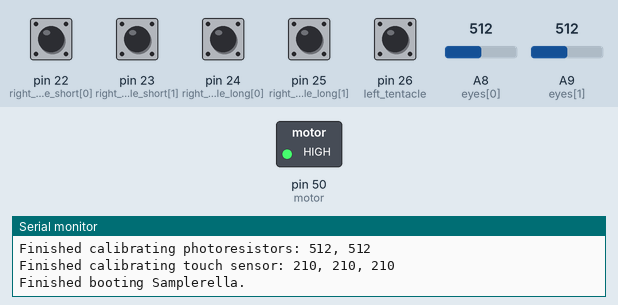
The sketch below on a simulated Arduino Mega 2560, built with avr-gcc and run on an emulated ATmega2560. Shown: switched loads named in the sketch (green lamp = pin HIGH), the last lines printed to the serial monitor. Inputs (shaded band) come from the test bench; at power-on: pin 22 (right_tentacle_short[0]), pin 23 (right_tentacle_short[1]), pin 24 (right_tentacle_long[0]), pin 25 (right_tentacle_long[1]) HIGH, pin 26 (left_tentacle) LOW, A8 (eyes[0]) = 512, A9 (eyes[1]) = 512.

Above: at 2.2 s.
2.3 s: pin 22 (right_tentacle_short[0]) pulled LOW for 1 s
At 2.4 s:
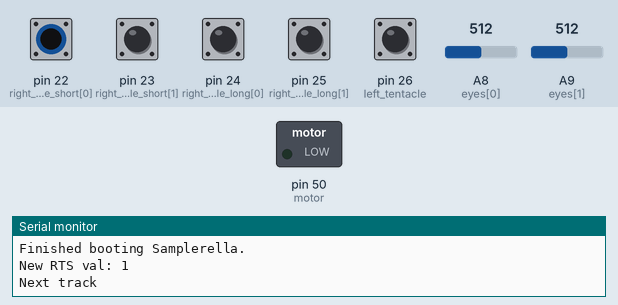
4.9 s: pin 26 (left_tentacle) pulled HIGH for 0.15 s
At 7.5 s:
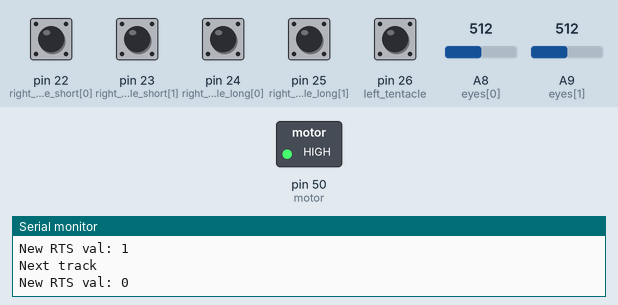
9.7 s: pin 24 (right_tentacle_long[0]) pulled LOW for 0.15 s
At 9.98 s:
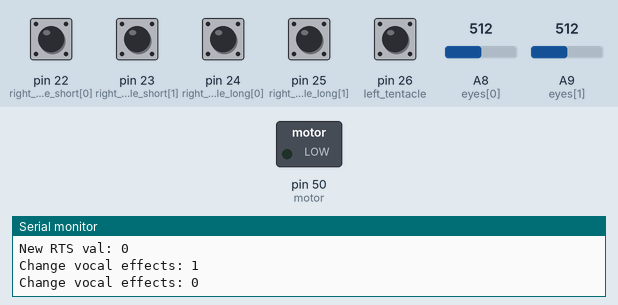
11.6 s: pin 26 (left_tentacle) pulled HIGH for 1 s
At 15.1 s:
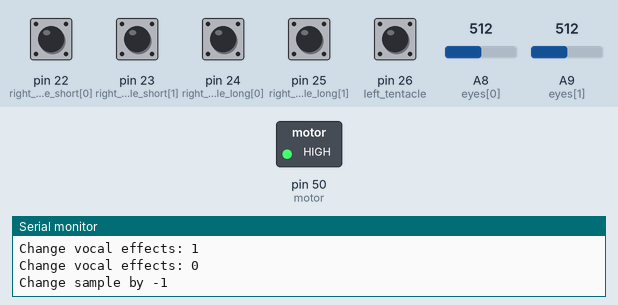
Timing chart, 0 to 17.1 s (numbered marks = the images above; inputs shaded):
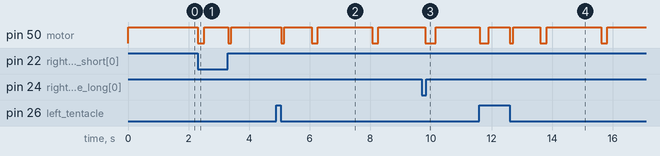

The sketch:

samplerella.ino
```cpp
#include <Wire.h>
#include "Adafruit_MPR121.h"

#ifndef _BV
#define _BV(bit) (1 << (bit))
#endif

Adafruit_MPR121 mpr = Adafruit_MPR121();

uint16_t lasttouched = 0;
uint16_t currtouched = 0;
int touched_count = 0;
bool pause_drums = false;
int touch_calibration[3] = {0, 0, 0};

// hall effect
int right_tentacle_short[2] = {22, 23};
int rts_val = 0;
int right_tentacle_long[2] = {24, 25};
int rtl_val = 0;
int left_tentacle = 26;
int lt_val = 0;

int sample_num = 0;
int change_sample = 0;

int motor = 50;

// photoresistors
int eyes[2] = {A8, A9};
int eye_calibration[2] = {0, 0};

// timing
long eye_active[2] = {-1, -1};
long lt_active = -1;

long ping_clock;
long reset_clock = -1;

long haptics_clock;
int haptics_dur;

void setup() {
  Serial.begin(9600);
  Serial1.begin(9600);
  Serial.println("Booting Samplerella...");

  pinMode(right_tentacle_short[0], INPUT);
  pinMode(right_tentacle_short[1], INPUT);
  pinMode(right_tentacle_long[0], INPUT);
  pinMode(right_tentacle_long[1], INPUT);
  pinMode(left_tentacle, INPUT);
  pinMode(motor, OUTPUT);
  digitalWrite(motor, HIGH);

  if (!mpr.begin(0x5A)) {
    Serial.println("MPR121 not found");
    while (1);
  }

  calibrate();

  Serial.println("Finished booting Samplerella.");
  transmit("G1");
}

void loop() {
  //checkEyes();
  checkTentacles();
  checkTouch();
  checkHaptics();
  checkPing();
  delay(10);
}

void checkEyes() {
  // top eye: next/previous track
  // bottom eye: start/stop backing??
  for (int i = 0; i < 2; i++) {
    int eye_val = analogRead(eyes[i]);
    //Serial.println(eye_val);
    delay(100);
    if ((eye_val - eye_calibration[i]) >= 200 && eye_active[i] == -1) {
      // do a buzz here so I can tell if this is happening
      sendHaptics(250 + (250*i));

      // does Samp need eyelids???
      Serial.print("Activate eye ");
      Serial.println(i);
      eye_active[i] = millis();
    }
    else if ((eye_val - eye_calibration[i]) < 100 && eye_active[i] > -1) {
      Serial.print("Deactivate eye ");
      Serial.println(i);
      if (millis() - eye_active[i] > 1000) {
        sendHaptics(250 + (250*i));
        if (i == 0) {
          Serial.println("Next track");
          sample_num = 0;
          transmit("PNT");
        }
        else {
          Serial.print("Play/stop clip ");
          Serial.println(rts_val);
          transmit((String) "PC" + (char) (rts_val + 65));
          delay(100);
        }
      }
      eye_active[i] = -1;
    }
  }
}

void checkTentacles() {
  // right tentacle
  int rts_new = 0;
  int rtl_new = 0;
  for (int i = 0; i < 2; i++) {
    int rts = !digitalRead(right_tentacle_short[i]);
    //Serial.println(rts);
    int rtl = !digitalRead(right_tentacle_long[i]);
    rts_new = rts_new | (rts << i);
    rtl_new = rtl_new | (rtl << i);
  }
  if (rts_val != rts_new) {
    rts_val = rts_new;
    Serial.print("New RTS val: ");
    Serial.println(rts_val);
    sendHaptics(100 + (100*rts_val));
    // until I figure out wtf is wrong with the photoresistors (if ever)
    if (rts_val == 1) {
      Serial.println("Next track");
      sample_num = 0;
      transmit("PNT");
    }
    else if (rts_val == 2) {
      Serial.println("Play/stop clip");
      transmit("PCA");
    }
  }
  if (rtl_val != rtl_new) {
    rtl_val = rtl_new;
    Serial.print("Change vocal effects: ");
    Serial.println(rtl_val);
    transmit((String) "PV" + (char) (rtl_val + 65));
    delay(100);
    sendHaptics(200 + (200*rtl_val));
  }

  // left tentacle
  int lt_new = digitalRead(left_tentacle);
  if (lt_val != lt_new) {
    lt_val = lt_new;
    if (!lt_val && lt_active == -1) {
      lt_active = millis();
      sendHaptics(100);
    }
    else if (lt_active != -1) {
      if (change_sample == 0) {
        Serial.println("Send current sample");
        transmit((String) "PS" + (char) (sample_num + 65));
        sendHaptics(100);
        reset_clock = millis();
      }
      else {
        sample_num += change_sample;
        sample_num = max(sample_num, 0);
        Serial.print("Change sample by ");
        Serial.println(change_sample);
        sendHaptics(300 + (sample_num * 100));
        change_sample = 0;
      }
      lt_active = -1;
    }
  }

  if (lt_active != -1 && millis() - lt_active > 2000 && change_sample == 1) {
    change_sample = -1;
    sendHaptics(200);
    lt_active = millis();
  }
  else if (lt_active != -1 && millis() - lt_active > 1000 && change_sample == 0) {
    change_sample = 1;
    sendHaptics(200);
    lt_active = millis();
  }

  if (millis() - reset_clock > 1000) {
    reset_clock = -1;
  }
}

void checkTouch() {
  currtouched = mpr.touched();
  touched_count = 0;

  for (uint8_t i=0; i<3; i++) {
    uint16_t baseline = mpr.baselineData(i);
    /*if (reset_clock != -1 && millis() - reset_clock >= 200 && baseline < 500) {
      mpr.begin(0x5A);
      reset_clock = -1;
    }*/
    uint16_t diff = touch_calibration[i] - mpr.filteredData(i);
    //Serial.print((String) mpr.baselineData(i) + "\t");
    //Serial.print((String) touch_calibration[i] + "\t");
    //Serial.print((String) mpr.filteredData(i) + "\t");
    //Serial.print((String) diff + "\t");
    if (diff > 30 && diff < 1000 && lt_active == -1) {
      touched_count++;
      //Serial.println((String) "touched " + i);
    }
  }
  //Serial.println();

  if (touched_count >= 2 && !pause_drums) {
    Serial.println("Pause drums");
    transmit("PDP");
    pause_drums = true;
  }
  else if (touched_count == 0 && pause_drums) {
    Serial.println("Unpause drums");
    transmit("PDU");
    pause_drums = false;
  }

  lasttouched = currtouched;
}

void calibrate() {
  Serial.println("Calibrating...");

  //digitalWrite(motor, LOW);

  for (int i = 0; i < 10; i++) {
    eye_calibration[0] += analogRead(A8);
    eye_calibration[1] += analogRead(A9);

    touch_calibration[0] += mpr.filteredData(0);
    touch_calibration[1] += mpr.filteredData(1);
    touch_calibration[2] += mpr.filteredData(2);
    delay(100);
  }
  eye_calibration[0] /= 10;
  eye_calibration[1] /= 10;

  touch_calibration[0] = touch_calibration[0]/10 + 10;
  touch_calibration[1] = touch_calibration[1]/10 + 10;
  touch_calibration[2] = touch_calibration[2]/10 + 10;

  Serial.print("Finished calibrating photoresistors: ");
  Serial.print(eye_calibration[0]);
  Serial.print(", ");
  Serial.println(eye_calibration[1]);

  Serial.print("Finished calibrating touch sensor: ");
  Serial.print(touch_calibration[0]);
  Serial.print(", ");
  Serial.print(touch_calibration[1]);
  Serial.print(", ");
  Serial.println(touch_calibration[2]);

  if (eye_calibration[0] > 750 || eye_calibration[1] > 750) {
    Serial.println("TOO MUCH LIGHT");
    return;
  }

  //digitalWrite(motor, HIGH);
}

void transmit(String val) {
  Serial1.println(val);
  ping_clock = millis();
}

void checkPing() {
  if (millis() - ping_clock > 60000) {
    transmit("G1");
  }
}
```

haptics.ino
```cpp
void checkHaptics() {
  if (haptics_dur > -1 && millis() - haptics_clock >= haptics_dur) {
    digitalWrite(motor, HIGH);
    haptics_dur = -1;
  }
}

void sendHaptics(int dur) {
  digitalWrite(motor, LOW);
  haptics_dur = dur;
  haptics_clock = millis();
}
```

Measured:
- after the input at 2.3 s, pin 50 (motor): HIGH → LOW at once, → HIGH 0.20 s later, → LOW 0.79 s later, → HIGH 0.11 s later
- after the input at 4.9 s, pin 50 (motor): goes LOW 0.11 s, HIGH 0.90 s, LOW 0.20 s, HIGH 1.8 s, LOW 0.20 s, then HIGH, starting after 0.16 s
- after the input at 9.7 s, pin 50 (motor): HIGH → LOW after 0.11 s, → HIGH 0.34 s later
- after the input at 11.6 s, pin 50 (motor): HIGH → LOW at once, → HIGH 0.31 s later, → LOW 0.70 s later, → HIGH 0.11 s later, … (8 changes in this stretch)
